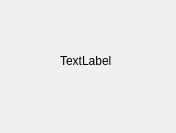
<?xml version="1.0" encoding="UTF-8"?>
<ui version="4.0">
 <class>FormFball</class>
 <widget class="QWidget" name="FormFball">
  <property name="geometry">
   <rect>
    <x>0</x>
    <y>0</y>
    <width>176</width>
    <height>133</height>
   </rect>
  </property>
  <property name="windowTitle">
   <string>Form</string>
  </property>
  <widget class="QLabel" name="label">
   <property name="geometry">
    <rect>
     <x>60</x>
     <y>40</y>
     <width>81</width>
     <height>41</height>
    </rect>
   </property>
   <property name="text">
    <string>TextLabel</string>
   </property>
  </widget>
 </widget>
 <resources/>
 <connections/>
</ui>
